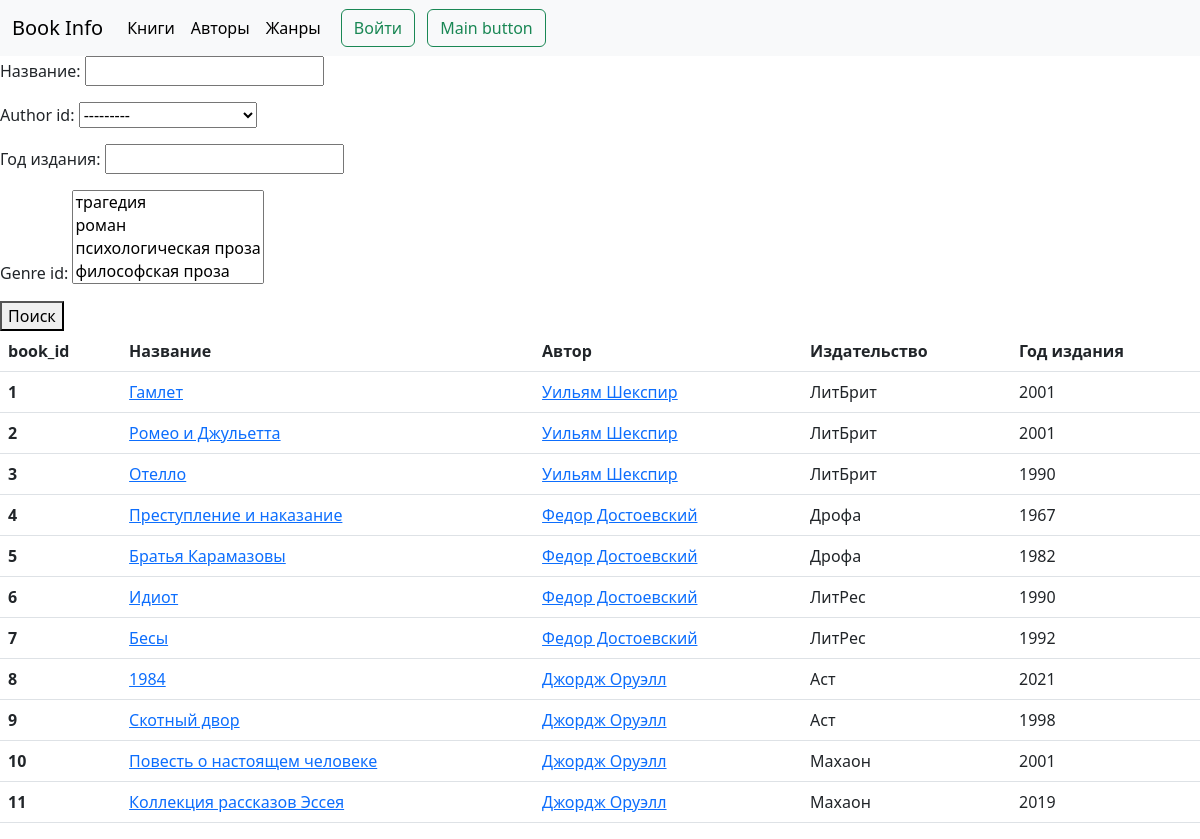
/search_book/, run on an earlier commit of the app's database.
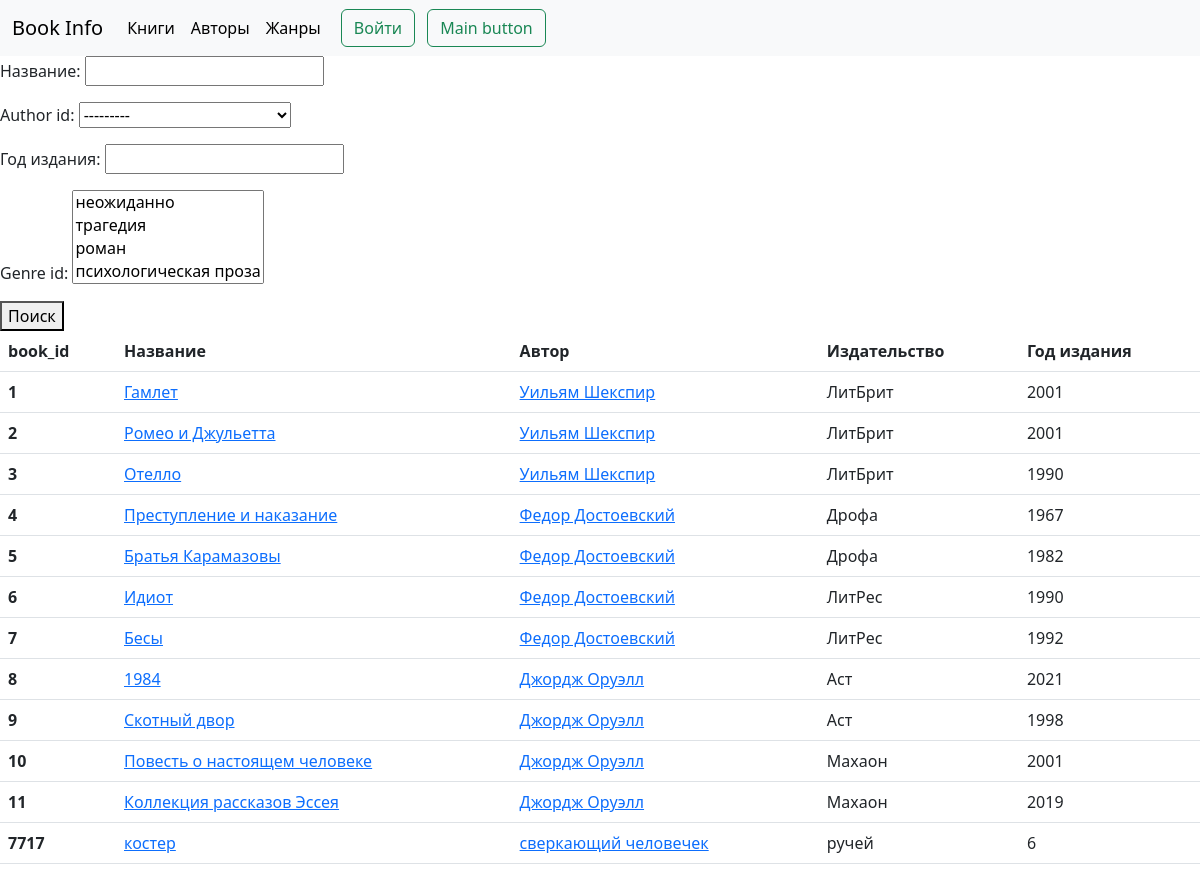
And on a later commit of the database.
### book/models.py (models this page shows, shortened)
class Author(models.Model):
    author_id = models.AutoField(primary_key=True)
    name = models.CharField('Имя', max_length=255)
    surname = models.CharField('Фамилия', max_length=255)
    date_birth = models.DateField('Дата рождения', blank=True, null=True)
    slug = models.SlugField(
        max_length=255,
        unique=True,
        null=False,
        blank=False)
    def __str__(self):
        return (self.name + ' ' + self.surname)

class Genre(models.Model):
    genre_id = models.AutoField(primary_key=True)
    name = models.CharField('Жанр', max_length=255)
    def __str__(self):
        return self.name

class Book(models.Model):
    book_id = models.AutoField(primary_key=True)
    title = models.CharField('Название', max_length=255)
    slug = models.SlugField(max_length=255, unique=True)
    author_id = models.ForeignKey(
        Author,
        on_delete=models.CASCADE,
        related_name='author_book')
    genre_id = models.ManyToManyField(
        Genre,
        related_name='genre_book')
    publishing_house = models.CharField(
        'Издательство',
        max_length=255)
    year_publishing = models.IntegerField(
        'Год издания',
        blank=True,
        null=True)
    reader = models.ForeignKey(
        User, on_delete=models.CASCADE,
        related_name='reader_book',
        blank=True,
        null=True)

### book/views.py (the view)
# urls.py: path('search_book/', views.SearchBook.as_view(), name='search_book'),
class SearchBook(TitleMixin, ListView):
    model = models.Book
    template_name = 'book/search_book.html'
    title = 'Список книг'
    def get_filters(self):
        return filters.BookFilter(self.request.GET)
    def get_queryset(self):
        return self.get_filters().qs
    def get_context_data(self, **kwargs):
        context = super().get_context_data(**kwargs)
        context['filter'] = self.get_filters()
        return context

### book/views.py (called while the page is built)
    def get_title(self):
        return self.title

    def get_context_data(self, **kwargs):
        context = super().get_context_data(**kwargs)
        context['title'] = self.get_title()
        return context

### book/templates/book/search_book.html (shortened to what this page needs)
{% extends 'book/base.html'%}
{% block content %}
    <form method="GET">
    {{ filter.form.as_p }}
    <button type="submit">Поиск</button>
  </form>
<table class="table">
  <thead>
    <tr>
      <th scope="col">book_id</th>
      <th scope="col">Название</th>
      <th scope="col">Автор</th>
      <th scope="col">Издательство</th>
      <th scope="col">Год издания</th>
    </tr>
  </thead>
  <tbody>
        {% for book in book_list %}
    <tr>
      <th scope="row">{{ book.book_id }}</th>
      <td><a href="{% url 'book:book' slug=book.slug %}">{{book.title}}</a></td>
      <td><a href="{% url 'book:author' slug=book.author_id.slug %}">{{book.author_id}}</a></td>
      <td>{{book.publishing_house}}</td>
      <td>{{book.year_publishing}}</td>
    </tr>
  {% endfor %}
  </tbody>
</table>
  </body>
{% endblock %}

What changed in the data, as far as the page shows it:
no longer on this page (row unchanged): Genre: genre_id "трагедия / роман / психологическая проза / философская проза"
added Book: book_id "7717", title "костер", author_id "сверкающий человечек", publishing_house "ручей", year_publishing "6"
Also different on the page:
form field genre_id: (not shown) → "неожиданно / трагедия / роман / психологическая проза"
